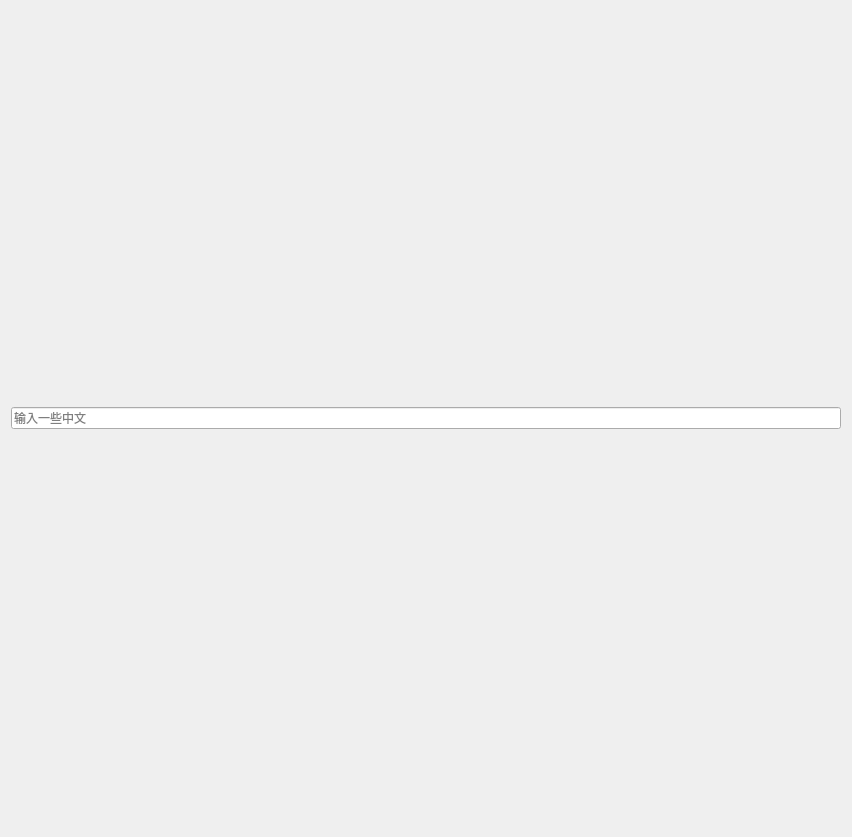
<?xml version="1.0" encoding="UTF-8"?>
<ui version="4.0">
 <class>Dialog</class>
 <widget class="QDialog" name="Dialog">
  <property name="geometry">
   <rect>
    <x>0</x>
    <y>0</y>
    <width>852</width>
    <height>837</height>
   </rect>
  </property>
  <property name="windowTitle">
   <string>QVTK Tutorial: Displaying Chinese characters</string>
  </property>
  <layout class="QGridLayout" name="gridLayout_2">
   <item row="0" column="0">
    <layout class="QGridLayout" name="gridLayout">
     <item row="0" column="0">
      <widget class="QLineEdit" name="lineEdit">
       <property name="placeholderText">
        <string>输入一些中文</string>
       </property>
       <property name="clearButtonEnabled">
        <bool>true</bool>
       </property>
      </widget>
     </item>
     <item row="1" column="0">
      <layout class="QVBoxLayout" name="verticalLayout"/>
     </item>
    </layout>
   </item>
  </layout>
 </widget>
 <resources/>
 <connections/>
</ui>
